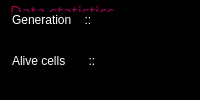
         <widget class="QGroupBox" name="groupBox">
          <property name="font">
           <font>
            <family>Comfortaa</family>
            <pointsize>12</pointsize>
            <weight>9</weight>
            <italic>false</italic>
            <bold>false</bold>
           </font>
          </property>
          <property name="styleSheet">
           <string notr="true">QGroupBox {
    border: 1px solid rgb(0, 0, 0);
    border-radius: 9px;
    margin-top: 0.5em;
	background-color: rgb(0, 0, 0)
}
QGroupBox::title {
	font: 105 19pt &quot;Utopia&quot;;
	color: rgb(153, 0, 76);
    subcontrol-origin: margin;
    left: 5px;
    padding: 0 3px 0 3px;
}
</string>
          </property>
          <property name="title">
           <string>Data statistics</string>
          </property>
          <layout class="QVBoxLayout" name="verticalLayout">
           <item>
            <widget class="QLabel" name="label">
             <property name="palette">
              <palette>
               <active>
                <colorrole role="WindowText">
                 <brush brushstyle="SolidPattern">
                  <color alpha="255">
                   <red>255</red>
                   <green>255</green>
                   <blue>255</blue>
                  </color>
                 </brush>
                </colorrole>
                <colorrole role="Button">
                 <brush brushstyle="SolidPattern">
                  <color alpha="255">
                   <red>0</red>
                   <green>0</green>
                   <blue>0</blue>
                  </color>
                 </brush>
                </colorrole>
                <colorrole role="Base">
                 <brush brushstyle="SolidPattern">
                  <color alpha="255">
                   <red>0</red>
                   <green>0</green>
                   <blue>0</blue>
                  </color>
                 </brush>
                </colorrole>
                <colorrole role="Window">
                 <brush brushstyle="SolidPattern">
                  <color alpha="255">
                   <red>0</red>
                   <green>0</green>
                   <blue>0</blue>
                  </color>
                 </brush>
                </colorrole>
               </active>
               <inactive>
                <colorrole role="WindowText">
                 <brush brushstyle="SolidPattern">
                  <color alpha="255">
                   <red>255</red>
                   <green>255</green>
                   <blue>255</blue>
                  </color>
                 </brush>
                </colorrole>
                <colorrole role="Button">
                 <brush brushstyle="SolidPattern">
                  <color alpha="255">
                   <red>0</red>
                   <green>0</green>
                   <blue>0</blue>
                  </color>
                 </brush>
                </colorrole>
                <colorrole role="Base">
                 <brush brushstyle="SolidPattern">
                  <color alpha="255">
                   <red>0</red>
                   <green>0</green>
                   <blue>0</blue>
                  </color>
                 </brush>
                </colorrole>
                <colorrole role="Window">
                 <brush brushstyle="SolidPattern">
                  <color alpha="255">
                   <red>0</red>
                   <green>0</green>
                   <blue>0</blue>
                  </color>
                 </brush>
                </colorrole>
               </inactive>
               <disabled>
                <colorrole role="WindowText">
                 <brush brushstyle="SolidPattern">
                  <color alpha="255">
                   <red>190</red>
                   <green>190</green>
                   <blue>190</blue>
                  </color>
                 </brush>
                </colorrole>
                <colorrole role="Button">
                 <brush brushstyle="SolidPattern">
                  <color alpha="255">
                   <red>0</red>
                   <green>0</green>
                   <blue>0</blue>
                  </color>
                 </brush>
                </colorrole>
                <colorrole role="Base">
                 <brush brushstyle="SolidPattern">
                  <color alpha="255">
                   <red>0</red>
                   <green>0</green>
                   <blue>0</blue>
                  </color>
                 </brush>
                </colorrole>
                <colorrole role="Window">
                 <brush brushstyle="SolidPattern">
                  <color alpha="255">
                   <red>0</red>
                   <green>0</green>
                   <blue>0</blue>
                  </color>
                 </brush>
                </colorrole>
               </disabled>
              </palette>
             </property>
             <property name="styleSheet">
              <string notr="true">background-color: rgb(0, 0, 0);</string>
             </property>
             <property name="text">
              <string>Generation    ::</string>
             </property>
            </widget>
           </item>
           <item>
            <widget class="QLabel" name="generation">
             <property name="palette">
              <palette>
               <active>
                <colorrole role="WindowText">
                 <brush brushstyle="SolidPattern">
                  <color alpha="255">
                   <red>255</red>
                   <green>255</green>
                   <blue>255</blue>
                  </color>
                 </brush>
                </colorrole>
                <colorrole role="Button">
                 <brush brushstyle="SolidPattern">
                  <color alpha="255">
                   <red>0</red>
                   <green>0</green>
                   <blue>0</blue>
                  </color>
                 </brush>
                </colorrole>
                <colorrole role="Base">
                 <brush brushstyle="SolidPattern">
                  <color alpha="255">
                   <red>0</red>
                   <green>0</green>
                   <blue>0</blue>
                  </color>
                 </brush>
                </colorrole>
                <colorrole role="Window">
                 <brush brushstyle="SolidPattern">
                  <color alpha="255">
                   <red>0</red>
                   <green>0</green>
                   <blue>0</blue>
                  </color>
                 </brush>
                </colorrole>
               </active>
               <inactive>
                <colorrole role="WindowText">
                 <brush brushstyle="SolidPattern">
                  <color alpha="255">
                   <red>255</red>
                   <green>255</green>
                   <blue>255</blue>
                  </color>
                 </brush>
                </colorrole>
                <colorrole role="Button">
                 <brush brushstyle="SolidPattern">
                  <color alpha="255">
                   <red>0</red>
                   <green>0</green>
                   <blue>0</blue>
                  </color>
                 </brush>
                </colorrole>
                <colorrole role="Base">
                 <brush brushstyle="SolidPattern">
                  <color alpha="255">
                   <red>0</red>
                   <green>0</green>
                   <blue>0</blue>
                  </color>
                 </brush>
                </colorrole>
                <colorrole role="Window">
                 <brush brushstyle="SolidPattern">
                  <color alpha="255">
                   <red>0</red>
                   <green>0</green>
                   <blue>0</blue>
                  </color>
                 </brush>
                </colorrole>
               </inactive>
               <disabled>
                <colorrole role="WindowText">
                 <brush brushstyle="SolidPattern">
                  <color alpha="255">
                   <red>190</red>
                   <green>190</green>
                   <blue>190</blue>
                  </color>
                 </brush>
                </colorrole>
                <colorrole role="Button">
                 <brush brushstyle="SolidPattern">
                  <color alpha="255">
                   <red>0</red>
                   <green>0</green>
                   <blue>0</blue>
                  </color>
                 </brush>
                </colorrole>
                <colorrole role="Base">
                 <brush brushstyle="SolidPattern">
                  <color alpha="255">
                   <red>0</red>
                   <green>0</green>
                   <blue>0</blue>
                  </color>
                 </brush>
                </colorrole>
                <colorrole role="Window">
                 <brush brushstyle="SolidPattern">
                  <color alpha="255">
                   <red>0</red>
                   <green>0</green>
                   <blue>0</blue>
                  </color>
                 </brush>
                </colorrole>
               </disabled>
              </palette>
             </property>
             <property name="styleSheet">
              <string notr="true">background-color: rgb(0, 0, 0);</string>
             </property>
             <property name="text">
              <string/>
             </property>
            </widget>
           </item>
           <item>
            <widget class="QLabel" name="label_4">
             <property name="palette">
              <palette>
               <active>
                <colorrole role="WindowText">
                 <brush brushstyle="SolidPattern">
                  <color alpha="255">
                   <red>255</red>
                   <green>255</green>
                   <blue>255</blue>
                  </color>
                 </brush>
                </colorrole>
                <colorrole role="Button">
                 <brush brushstyle="SolidPattern">
                  <color alpha="255">
                   <red>0</red>
                   <green>0</green>
                   <blue>0</blue>
                  </color>
                 </brush>
                </colorrole>
                <colorrole role="Base">
                 <brush brushstyle="SolidPattern">
                  <color alpha="255">
                   <red>0</red>
                   <green>0</green>
                   <blue>0</blue>
                  </color>
                 </brush>
                </colorrole>
                <colorrole role="Window">
                 <brush brushstyle="SolidPattern">
                  <color alpha="255">
                   <red>0</red>
                   <green>0</green>
                   <blue>0</blue>
                  </color>
                 </brush>
                </colorrole>
               </active>
               <inactive>
                <colorrole role="WindowText">
                 <brush brushstyle="SolidPattern">
                  <color alpha="255">
                   <red>255</red>
                   <green>255</green>
                   <blue>255</blue>
                  </color>
                 </brush>
                </colorrole>
                <colorrole role="Button">
                 <brush brushstyle="SolidPattern">
                  <color alpha="255">
                   <red>0</red>
                   <green>0</green>
                   <blue>0</blue>
                  </color>
                 </brush>
                </colorrole>
                <colorrole role="Base">
                 <brush brushstyle="SolidPattern">
                  <color alpha="255">
                   <red>0</red>
                   <green>0</green>
                   <blue>0</blue>
                  </color>
                 </brush>
                </colorrole>
                <colorrole role="Window">
                 <brush brushstyle="SolidPattern">
                  <color alpha="255">
                   <red>0</red>
                   <green>0</green>
                   <blue>0</blue>
                  </color>
                 </brush>
                </colorrole>
               </inactive>
               <disabled>
                <colorrole role="WindowText">
                 <brush brushstyle="SolidPattern">
                  <color alpha="255">
                   <red>190</red>
                   <green>190</green>
                   <blue>190</blue>
                  </color>
                 </brush>
                </colorrole>
                <colorrole role="Button">
                 <brush brushstyle="SolidPattern">
                  <color alpha="255">
                   <red>0</red>
                   <green>0</green>
                   <blue>0</blue>
                  </color>
                 </brush>
                </colorrole>
                <colorrole role="Base">
                 <brush brushstyle="SolidPattern">
                  <color alpha="255">
                   <red>0</red>
                   <green>0</green>
                   <blue>0</blue>
                  </color>
                 </brush>
                </colorrole>
                <colorrole role="Window">
                 <brush brushstyle="SolidPattern">
                  <color alpha="255">
                   <red>0</red>
                   <green>0</green>
                   <blue>0</blue>
                  </color>
                 </brush>
                </colorrole>
               </disabled>
              </palette>
             </property>
             <property name="styleSheet">
              <string notr="true">background-color: rgb(0, 0, 0);</string>
             </property>
             <property name="text">
              <string>Alive cells       ::</string>
             </property>
            </widget>
           </item>
           <item>
            <widget class="QLabel" name="ants">
             <property name="palette">
              <palette>
               <active>
                <colorrole role="WindowText">
                 <brush brushstyle="SolidPattern">
                  <color alpha="255">
                   <red>255</red>
                   <green>255</green>
                   <blue>255</blue>
                  </color>
                 </brush>
                </colorrole>
                <colorrole role="Button">
                 <brush brushstyle="SolidPattern">
                  <color alpha="255">
                   <red>0</red>
                   <green>0</green>
                   <blue>0</blue>
                  </color>
                 </brush>
                </colorrole>
                <colorrole role="Base">
                 <brush brushstyle="SolidPattern">
                  <color alpha="255">
                   <red>0</red>
                   <green>0</green>
                   <blue>0</blue>
                  </color>
                 </brush>
                </colorrole>
                <colorrole role="Window">
                 <brush brushstyle="SolidPattern">
                  <color alpha="255">
                   <red>0</red>
                   <green>0</green>
                   <blue>0</blue>
                  </color>
                 </brush>
                </colorrole>
               </active>
               <inactive>
                <colorrole role="WindowText">
                 <brush brushstyle="SolidPattern">
                  <color alpha="255">
                   <red>255</red>
                   <green>255</green>
                   <blue>255</blue>
                  </color>
                 </brush>
                </colorrole>
                <colorrole role="Button">
                 <brush brushstyle="SolidPattern">
                  <color alpha="255">
                   <red>0</red>
                   <green>0</green>
                   <blue>0</blue>
                  </color>
                 </brush>
                </colorrole>
                <colorrole role="Base">
                 <brush brushstyle="SolidPattern">
                  <color alpha="255">
                   <red>0</red>
                   <green>0</green>
                   <blue>0</blue>
                  </color>
                 </brush>
                </colorrole>
                <colorrole role="Window">
                 <brush brushstyle="SolidPattern">
                  <color alpha="255">
                   <red>0</red>
                   <green>0</green>
                   <blue>0</blue>
                  </color>
                 </brush>
                </colorrole>
               </inactive>
               <disabled>
                <colorrole role="WindowText">
                 <brush brushstyle="SolidPattern">
                  <color alpha="255">
                   <red>190</red>
                   <green>190</green>
                   <blue>190</blue>
                  </color>
                 </brush>
                </colorrole>
                <colorrole role="Button">
                 <brush brushstyle="SolidPattern">
                  <color alpha="255">
                   <red>0</red>
                   <green>0</green>
                   <blue>0</blue>
                  </color>
                 </brush>
                </colorrole>
                <colorrole role="Base">
                 <brush brushstyle="SolidPattern">
                  <color alpha="255">
                   <red>0</red>
                   <green>0</green>
                   <blue>0</blue>
                  </color>
                 </brush>
                </colorrole>
                <colorrole role="Window">
                 <brush brushstyle="SolidPattern">
                  <color alpha="255">
                   <red>0</red>
                   <green>0</green>
                   <blue>0</blue>
                  </color>
                 </brush>
                </colorrole>
               </disabled>
              </palette>
             </property>
             <property name="styleSheet">
              <string notr="true">background-color: rgb(0, 0, 0);</string>
             </property>
             <property name="text">
              <string/>
             </property>
            </widget>
           </item>
          </layout>
          <zorder>label_4</zorder>
          <zorder>generation</zorder>
          <zorder>ants</zorder>
          <zorder>label</zorder>
         </widget>
